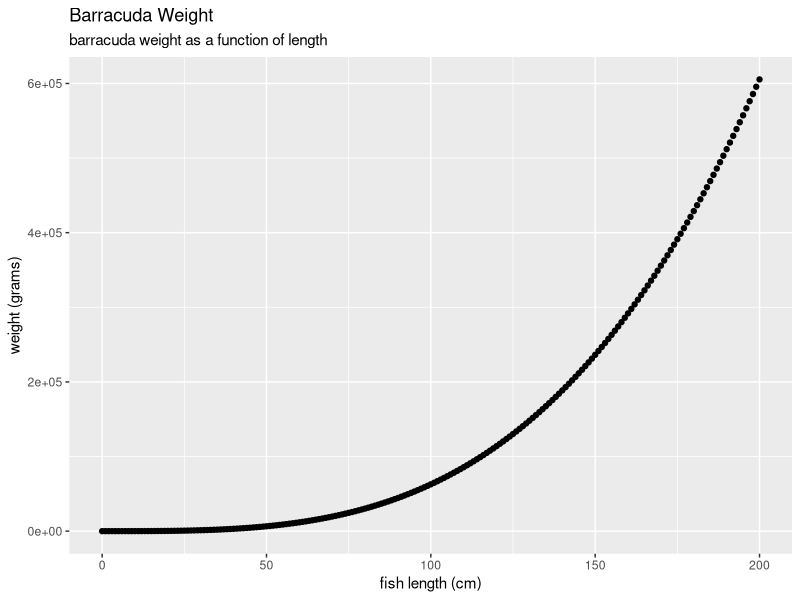

The R source for this figure:
## ---- chunk 1
knitr::opts_chunk$set(echo = TRUE)

library(tidyverse)
## ---- chunk 2

weight_grams <- function(a, b, length_cm) {
  weight_grams = (a * (length_cm^b))
}
milkfish <- (weight_grams(a = 0.0905, b = 2.52, length_cm = 60))
print(milkfish)

trevally <- weight_grams(a = 0.0353, b = 3.05, length_cm = 60)
print(trevally)

barracuda <- weight_grams(a = 0.0181, b = 3.27, length_cm = 60)
print(barracuda)

fish_length <- seq(from = 0, to = 200, by = 1)

barracuda_weight <- weight_grams(a = 0.0181, b = 3.27, length_cm = fish_length)

barracuda_df <- data.frame(fish_length, barracuda_weight)
barracuda_df

ggplot(data = barracuda_df, aes(x = fish_length, y = barracuda_weight)) +
  geom_point() +
  labs(x = "fish length (cm)",
       y = "weight (grams)",
       title = "Barracuda Weight",
       subtitle = "barracuda weight as a function of length")

